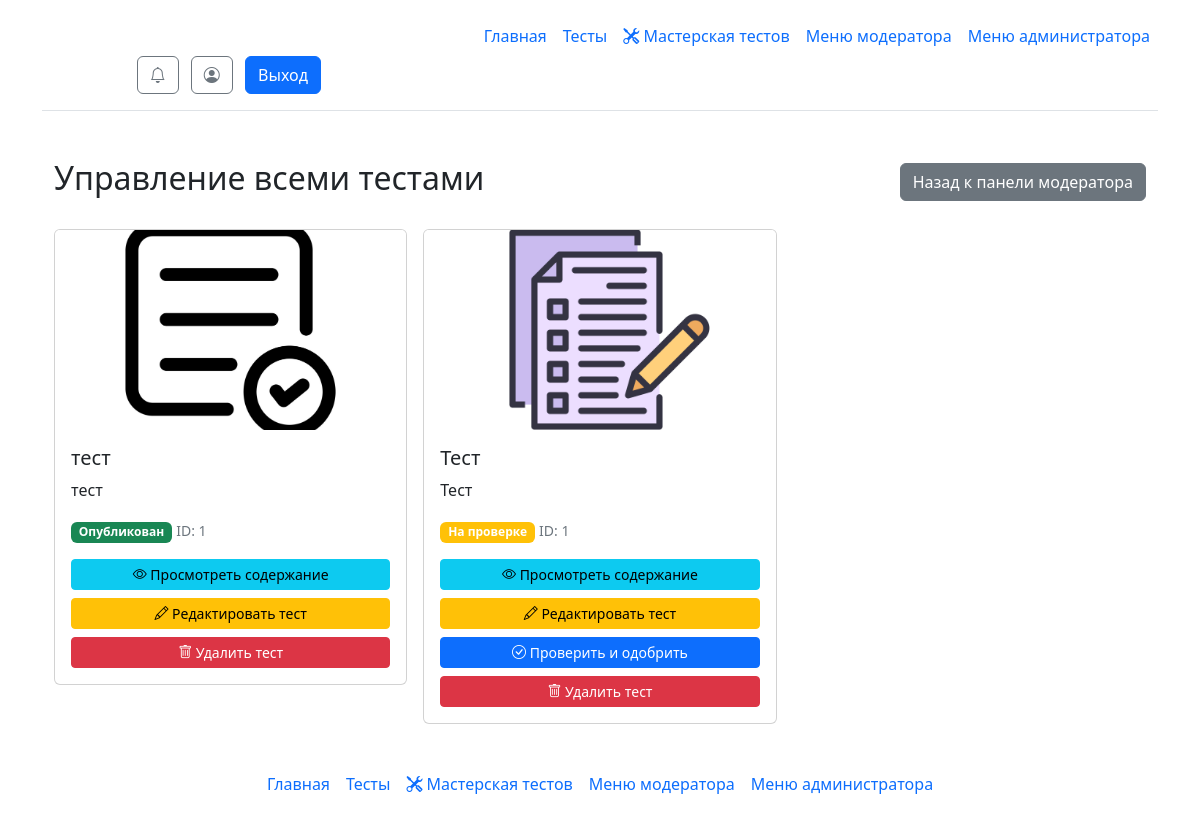
Screenshot of /moderator/manage (signed in) with the database file from the repository.
### __init__.py (models this page shows)
class Tests(db.Model):
    test_id = db.Column(db.Integer, primary_key=True)
    test_id_creator = db.Column(db.Integer)
    test_name = db.Column(db.String)
    test_description = db.Column(db.String)
    test_status = db.Column(db.Integer)
    test_image= db.Column(db.String)

### __init__.py (the view)
@app.route('/moderator/manage')
@login_required
def moderator_manage_tests():
    if current_user.admin <= 1:
        flash("У вас нет доступа к этой странице!", 'danger')
        return redirect("/")
    all_tests = Tests.query.filter(Tests.test_status.in_([1, 2])).all()
    return render_template("moderator_manage.html", tests=all_tests)

### __init__.py (called while the page is built, shortened)
@app.template_filter('get_unread_notifications_count')
def get_unread_notifications_count(user_id):
    return Notifications.query.filter_by(n_user_id=user_id, n_is_read=False).count()

@app.before_request
def check_must_rate_test():
    excluded_paths = ['/test/', '/static/', '/logout']

@manager.user_loader
def load_user(user_id):
    return db.session.get(User, user_id)

### templates/moderator_manage.html (shortened to what this page needs)
{% extends 'base.html' %}
{% block main %}
<div class="container mt-4">
    <div class="d-flex justify-content-between align-items-center mb-4">
        <h2>Управление всеми тестами</h2>
        <a href="/moderator_1" class="btn btn-secondary">Назад к панели модератора</a>
    </div>
    {% if tests %}
    <div class="row g-3">
        {% for test in tests %}
        <div class="col-md-4">
            <div class="card">
                {% if test.test_image %}
                <img src="{{ url_for('static', filename='img/' + test.test_image) }}"
                     class="card-img-top"
                     alt="{{ test.test_name }}"
                     style="height: 200px; object-fit: cover;">
                {% else %}
                <img src="{{ url_for('static', filename='img/placeholder.png') }}"
                     class="card-img-top"
                     alt="Нет изображения"
                     style="height: 200px; object-fit: cover;">
                {% endif %}
                <div class="card-body">
                    <h5 class="card-title">{{ test.test_name|truncate(50) }}</h5>
                    <p class="card-text">{{ test.test_description|truncate(100) }}</p>
                    <div class="mb-3">
                        {% if test.test_status == 1 %}
                        <span class="badge bg-warning">На проверке</span>
                        {% elif test.test_status == 2 %}
                        <span class="badge bg-success">Опубликован</span>
                        {% endif %}
                        <small class="text-muted">ID: {{ test.test_id_creator }}</small>
                    </div>
                    <div class="d-grid gap-2">
                        <a href="{{ url_for('moderator_view_test', test_name=test.test_name) }}"
                           class="btn btn-info btn-sm">
                            <i class="bi bi-eye"></i> Просмотреть содержание
                        </a>
                        <a href="{{ url_for('edit_test', test_id=test.test_id) }}"
                           class="btn btn-warning btn-sm">
                            <i class="bi bi-pencil"></i> Редактировать тест
                        </a>
                        {% if test.test_status == 1 %}
                        <a href="{{ url_for('moderator_review_test', test_name=test.test_name) }}"
                           class="btn btn-primary btn-sm">
                            <i class="bi bi-check-circle"></i> Проверить и одобрить
                        </a>
                        {% endif %}
                        <form method="POST"
                              action="{{ url_for('moderator_delete_any_test', test_name=test.test_name) }}"
                              onsubmit="return confirm('Вы уверены, что хотите удалить тест \'{{ test.test_name }}\'? Это действие нельзя отменить!');"
                              class="d-inline">
                            <button type="submit" class="btn btn-danger btn-sm w-100">
                                <i class="bi bi-trash"></i> Удалить тест
                            </button>
                        </form>
                    </div>
                </div>
            </div>
        </div>
        {% endfor %}
    </div>
    {% else %}
    <div class="alert alert-info" role="alert">
        <i class="bi bi-info-circle"></i>
        Нет тестов для управления.
    </div>
    {% endif %}
</div>
{% endblock %}

### rows the page displays
Tests: test_image (picture), test_name "тест", test_description "тест", test_status "Опубликован", test_id_creator "1"
Tests: test_image (picture), test_name "Тест", test_description "Тест", test_status "На проверке", test_id_creator "1"
